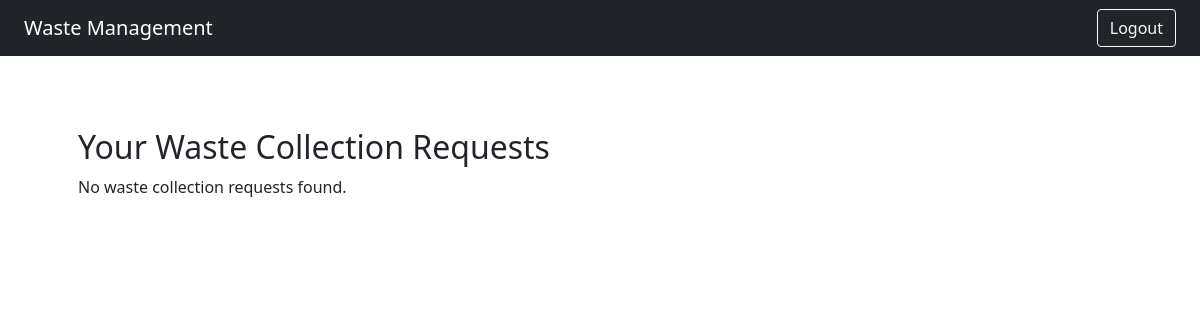
Before: /statistics/ (signed in) with the older database file.
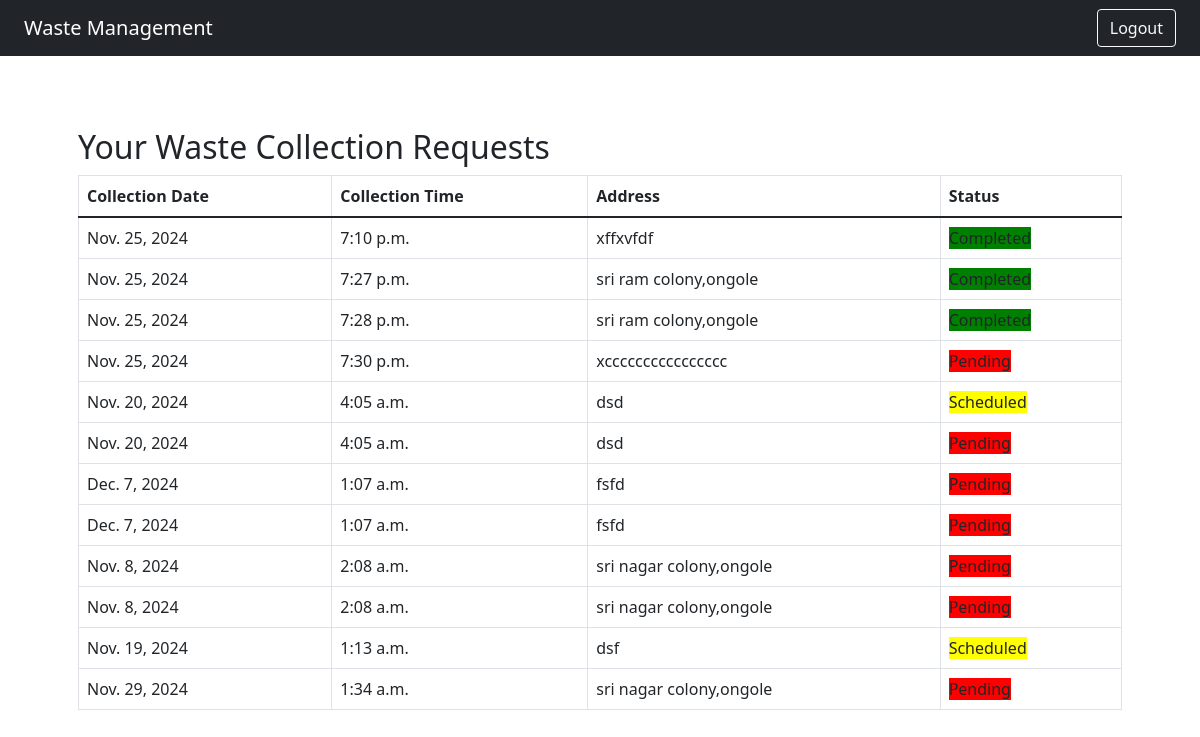
After: the same page with the newer database file.
### app/models.py (models this page shows)
class WasteCollectionRequest(models.Model):
    user = models.ForeignKey(User, on_delete=models.CASCADE)
    booking_id = models.AutoField(primary_key=True)
    collection_date = models.DateField()
    collection_time = models.TimeField()
    address = models.TextField()
    status = models.CharField(max_length=20, choices=[('Pending', 'Pending'), ('Scheduled', 'Scheduled'), ('Completed', 'Completed')], default='Pending')

### app/views.py (the view)
# urls.py: path('statistics/', views.statistics_view, name='statistics'),
@login_required
def statistics_view(request):
    user_requests = WasteCollectionRequest.objects.filter(user=request.user)
    return render(request, 'statistics.html', {'user_requests': user_requests})

### app/templates/statistics.html (shortened to what this page needs)
<!DOCTYPE html>
<html lang="en">
<head>
    <link href="https://cdn.jsdelivr.net/npm/bootstrap@5.3.0/dist/css/bootstrap.min.css" rel="stylesheet">
    <link href="https://cdn.jsdelivr.net/npm/bootstrap@5.1.3/dist/css/bootstrap.min.css" rel="stylesheet">
</head>
<body>
    <nav class="navbar navbar-expand-lg navbar-dark bg-dark">
        <div class="container-fluid">
            <a class="navbar-brand" href="#">Waste Management</a>
            <div class="collapse navbar-collapse justify-content-end">
                <a href="{% url 'app:logout' %}" class="btn btn-outline-light">Logout</a>
            </div>
        </div>
    </nav>
    <div>
    <span class="badge badge-warning">
    </span>
</div>
    <div class="container mt-5">
        <div class="container">
            <h2>Your Waste Collection Requests</h2>
            {% if user_requests %}
              <table class="table table-bordered">
                <thead>
                  <tr>
                    <th>Collection Date</th>
                    <th>Collection Time</th>
                    <th>Address</th>
                    <th>Status</th>
                  </tr>
                </thead>
                <tbody>
                  {% for request in user_requests %}
                    <tr>
                      <td>{{ request.collection_date }}</td>
                      <td>{{ request.collection_time }}</td>
                      <td>{{ request.address }}</td>
                      <td>
                        <span style="background-color: {% if request.status == 'Pending' %}
                        red
                    {% elif request.status == 'Scheduled' %}
                        yellow
                    {% else %}
                       green
                    {% endif %};
                    ">
                        {{ request.status }}
                    </span>
                      </td>
                    </tr>
                  {% endfor %}
                </tbody>
              </table>
            {% else %}
              <p>No waste collection requests found.</p>
            {% endif %}
          </div>
    </div>
</body>
</html>

Changed rows visible on the page:
now on this page (row edited): WasteCollectionRequest: collection_date "Nov. 25, 2024", collection_time "7:10 p.m.", address "xffxvfdf", status "Completed"
now on this page (row edited): WasteCollectionRequest: collection_date "Nov. 25, 2024", collection_time "7:27 p.m.", address "sri ram colony,ongole", status "Completed"
added WasteCollectionRequest: collection_date "Nov. 25, 2024", collection_time "7:28 p.m.", address "sri ram colony,ongole", status "Completed"
added WasteCollectionRequest: collection_date "Nov. 25, 2024", collection_time "7:30 p.m.", address "xcccccccccccccccc", status "Pending"
added WasteCollectionRequest: collection_date "Nov. 20, 2024", collection_time "4:05 a.m.", address "dsd", status "Scheduled"
added WasteCollectionRequest: collection_date "Nov. 20, 2024", collection_time "4:05 a.m.", address "dsd", status "Pending"
added WasteCollectionRequest: collection_date "Dec. 7, 2024", collection_time "1:07 a.m.", address "fsfd", status "Pending"
added WasteCollectionRequest: collection_date "Dec. 7, 2024", collection_time "1:07 a.m.", address "fsfd", status "Pending"
added WasteCollectionRequest: collection_date "Nov. 8, 2024", collection_time "2:08 a.m.", address "sri nagar colony,ongole", status "Pending"
added WasteCollectionRequest: collection_date "Nov. 8, 2024", collection_time "2:08 a.m.", address "sri nagar colony,ongole", status "Pending"
added WasteCollectionRequest: collection_date "Nov. 19, 2024", collection_time "1:13 a.m.", address "dsf", status "Scheduled"
added WasteCollectionRequest: collection_date "Nov. 29, 2024", collection_time "1:34 a.m.", address "sri nagar colony,ongole", status "Pending"
Other visible differences:
text no longer shown: "No waste collection requests found."
text now shown: "Collection Date Collection Time Address Status"
